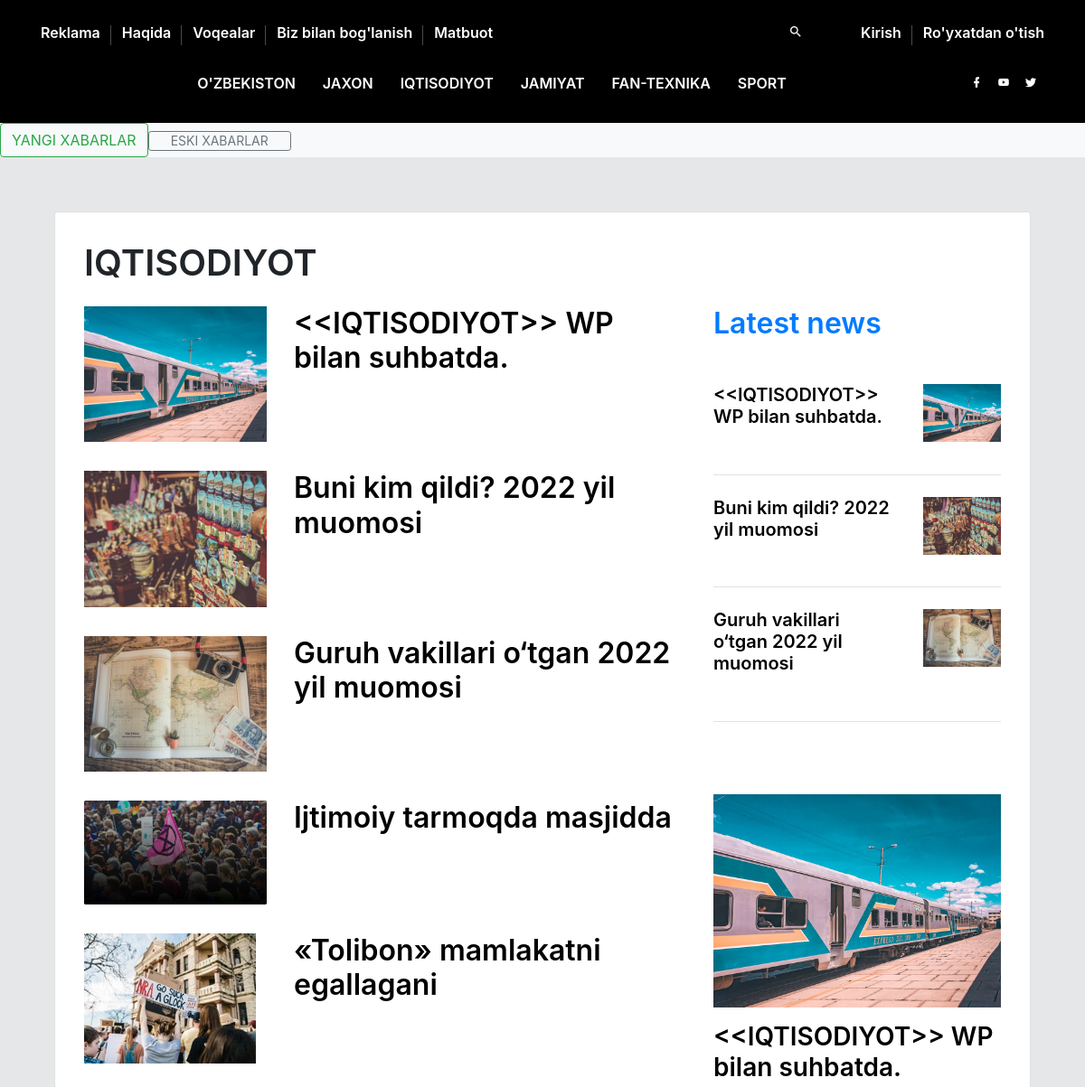
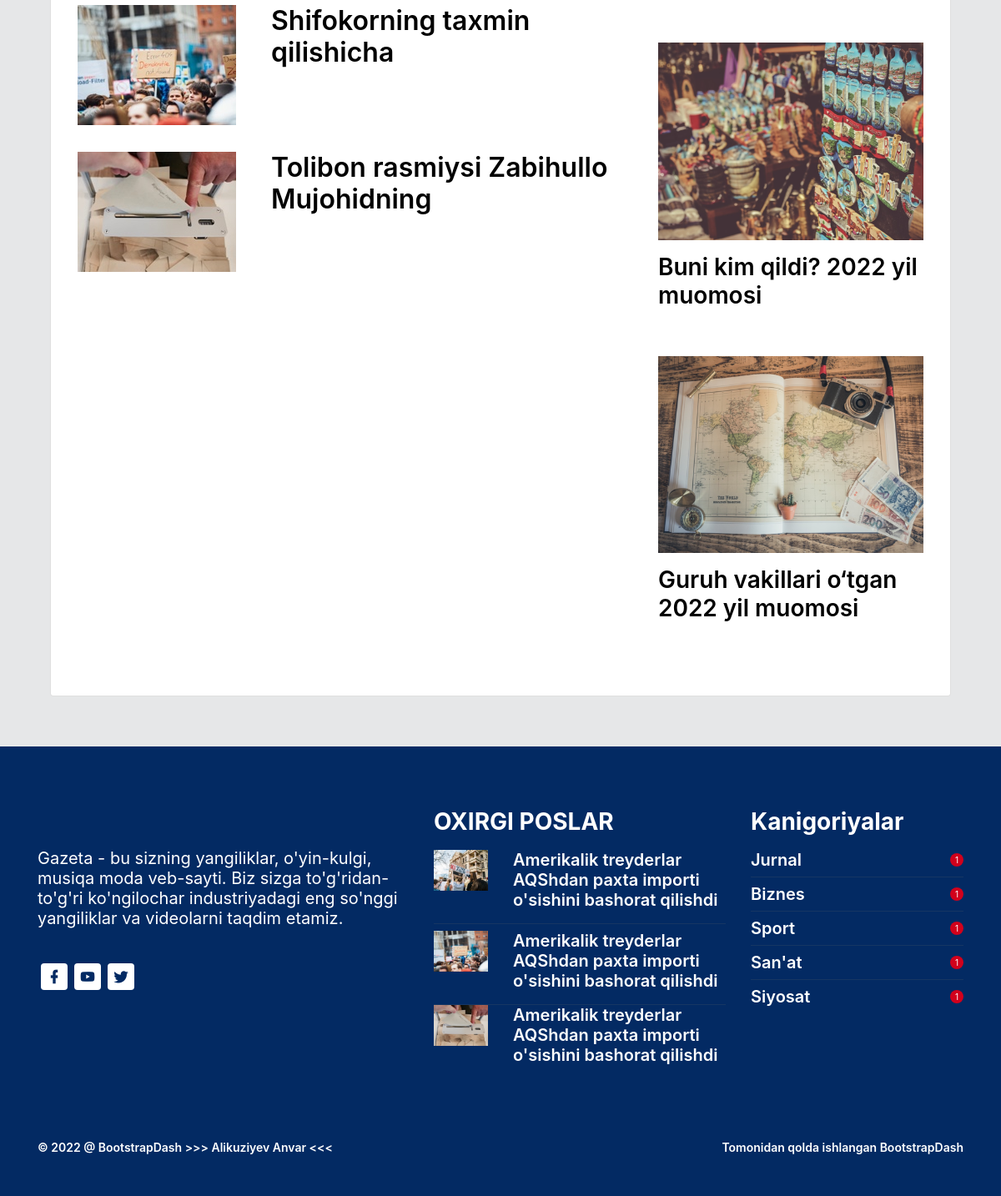
The app's page /category/2/ with its own data (2 pictures, top to bottom).
### my_app/models.py (models this page shows, shortened)
class Category(models.Model):
	name = models.CharField(max_length=100,null=False,blank=False)

class News(models.Model):
	title = models.CharField(max_length=250,null=False,blank=False)
	image = models.ImageField(upload_to="images/",blank=True)
	text = RichTextField()
	category = models.ForeignKey(Category,blank=False,null=True,on_delete=models.SET_NULL)
	category_at = models.DateTimeField(auto_now_add=True)

### my_app/views.py (the view)
# urls.py: path('category/<int:category_id>/',views.category,name="category"),
def category(request,category_id):
    string = Category.objects.get(pk=category_id)
    string1 = News.objects.all().filter(category_id=category_id)
    if len(string1)>0:
        b = string1[0]
    else:b={}
    states = {
        'asd': string1,
        "st": string,
        "b": b
    }
    return render(request, "category.html",states)

### templates/category.html (shortened to what this page needs)
{% extends 'baze.html' %}
{% block content %}
        <div class="content-wrapper">
          <div class="container">
            <div class="col-sm-12">
              <div class="card" data-aos="fade-up">
                <div class="card-body">
                  <div class="row">
                    <div class="col-sm-12">
                      <h1 class="font-weight-600 mb-4">
                        {{ st.name }}
                      </h1>
                    </div>
                  </div>
                  <div class="row">
                    <div class="col-lg-8">
                      <div class="row">
                          {% for i in asd%}
                          {% if forloop.counter0 < 7 %}
                        <div class="col-sm-4 grid-margin">
                          <div class="rotate-img">
                            <img
                              src="http://127.0.0.1:8000/media/{{ i.image }}"
                              alt="banner"
                              class="img-fluid"
                            />
                          </div>
                        </div>
                        <div class="col-sm-8 grid-margin">
                          <h2 class="font-weight-600 mb-2">
                            <a style="color: black;" href="{% url 'post_detail' news_id=i.id %}">{{ i.title }}</a>
                          </h2>
                        </div>
                         {% endif %}
                          {% endfor %}
                      </div>
                      </div>
                    <div class="col-lg-4">
                      <h2 class="mb-4 text-primary font-weight-600">
                        Latest news
                      </h2>
                      <div class="row">
                        {% for i in asd%}
                          {% if forloop.counter0 < 3 %}
                        <div class="col-sm-12">
                          <div class="border-bottom pb-4 pt-4">
                            <div class="row">
                              <div class="col-sm-8">
                                <h5 class="font-weight-600 mb-1">
                                  <a style="color: black;" href="{% url 'post_detail' news_id=i.id %}">{{ i.title }}</a>
                                </h5>
                                <p class="fs-13 text-muted mb-0">
                                </p>
                              </div>
                              <div class="col-sm-4">
                                <div class="rotate-img">
                                  <img
                                    src="http://127.0.0.1:8000/media/{{ i.image }}"
                                    alt="banner"
                                    class="img-fluid"
                                  />
                                </div>
                              </div>
                            </div>
                          </div>
                        </div>
                          {% endif %}
                          {% endfor %}
                      </div>
                      <div class="trending">
                        {% for i in asd%}
                        {% if forloop.counter0 < 3 %}
                        <div class="mb-4">
                          <div class="rotate-img">
                            <img
                              src="http://127.0.0.1:8000/media/{{ i.image }}"
                              alt="banner"
                              class="img-fluid"
                            />
                          </div>
                          <h3 class="mt-3 font-weight-600">
                            <a style="color: black;" href="{% url 'post_detail' news_id=i.id %}">{{ i.title }}</a>
                          </h3>
                          <p class="fs-13 text-muted mb-0">
                          </p>
                        </div>
                        {% endif %}
                        {% endfor %}
                        </div>
                      </div>
                    </div>
                  </div>
                </div>
              </div>
            </div>
          </div>
        </div>
{% endblock content %}

### records on screen
Category: name "IQTISODIYOT"
News: image (picture), title "<<IQTISODIYOT>> WP bilan suhbatda."
News: image (picture), title "Buni kim qildi? 2022 yil muomosi"
News: image (picture), title "Guruh vakillari o‘tgan 2022 yil muomosi"
News: image (picture), title "Ijtimoiy tarmoqda masjidda"
News: image (picture), title "«Tolibon» mamlakatni egallagani"
News: image (picture), title "Shifokorning taxmin qilishicha"
News: image (picture), title "Tolibon rasmiysi Zabihullo Mujohidning"
